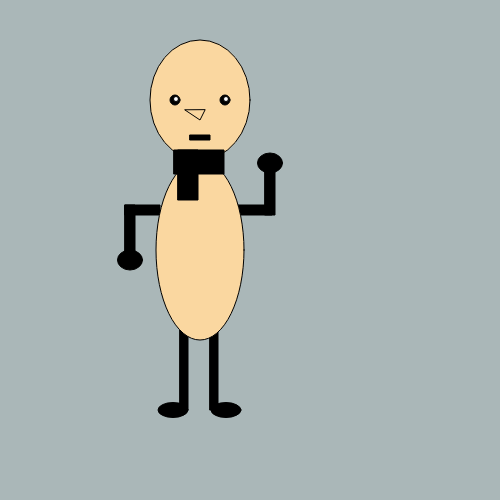
Frame 1 (no input)
Frame 60 (no input): identical to frame 1, image omitted
Frame 120 (the mouse pressed at the canvas centre since frame 60): identical to frame 1, image omitted

The p5.js sketch that drew this single still picture (run headless with seeded random() and noise() and a simulated clock; from frame 60 on, the mouse is pressed at the canvas centre):

// p5.js sketch
// ── sketch.js
function setup() {
  createCanvas(500, 500);
  background(170, 183, 184);
  // Head
  fill(250, 215, 160);
  ellipse(200, 100, 100, 120);

  // Eyes
  push();
  fill(0);
  ellipse(225, 100, 10, 10);
  ellipse(175, 100, 10, 10);
  pop();

  // Pupils
  push();
  fill(255);
  ellipse(226, 99, 5, 5);
  ellipse(176, 99, 5, 5);
  pop();

  // Mouth
  push();
  fill(0);
  rect(190, 135, 20, 5);
  pop();

  // nose
  push();
  triangle(205, 110, 200, 120, 185, 110);
  pop();

  // Left leg
  fill(0);
  push();
  rect(180, 330, 8, 80);
  pop();

  // right leg
  push();
  rect(210, 330, 8, 80);
  pop();

  // left foot
  push();
  ellipse(173, 410, 30, 15);
  pop();

  // right foot
  push();
  ellipse(226, 410, 30, 15);
  pop();

  // left arm
  fill(0);
  push();
  rect(125, 205, 35, 10);
  pop();

  // left arm extended
  push();
  rect(125, 205, 10, 55);
  pop();

  // right arm
  push();
  rect(237, 205, 35, 10);
  pop();

  // right arm extended
  push();
  rect(265, 160, 10, 55);
  pop();

  // left hand
  push();
  ellipse(130, 260, 25, 20);
  pop();

  // right hand
  push();
  ellipse(270, 163, 25, 20);
  pop();

  // body
  fill(250, 215, 160);
  push();
  ellipse(200, 250, 88, 180);
  pop();

  // scarf
  fill(0);
  push();
  rect(174, 150, 50, 24);
  pop();

  // scarf bottom
  push();
  rect(178, 150, 20, 50);
  pop();

}

function draw() {

}
